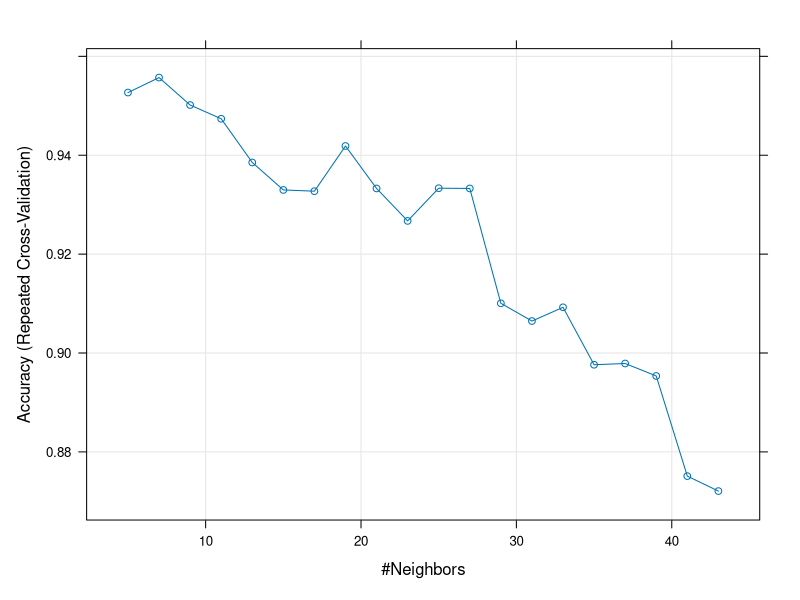

Here is the R script that generated this plot:
## ---- chunk 1
knitr::opts_chunk$set(echo = TRUE)
## ---- chunk 2
library(caret)
data(iris)
head(iris)
## ---- chunk 3
set.seed(300)
#Spliting data as training and test set. Using createDataPartition() function from caret. p is the percentage of data that goes to training. 
indxTrain <- createDataPartition(y = iris$Species,p = 0.75,list = FALSE)
training <- iris[indxTrain,]
testing <- iris[-indxTrain,]

#Checking distibution in original data and partitioned data
prop.table(table(training$Species)) * 100
## ---- chunk 4
data(iris3)
iris3
## ---- chunk 5
head(iris3[,,1])
## ---- chunk 6
ir <- rbind(iris3[,,1],iris3[,,2],iris3[,,3])
head(ir)
## ---- chunk 7
tail(ir)
## ---- chunk 8
sample(1:50,25)
## ---- chunk 9
test.cl <- function(true, pred) {
    true <- max.col(true)
    cres <- max.col(pred)
    table(true, cres)
}
## ---- chunk 10
set.seed(400)
ctrl <- trainControl(method="repeatedcv",repeats = 3) #,classProbs=TRUE,summaryFunction = twoClassSummary)
knnFit <- train(Species ~ ., data = training, method = "knn", trControl = ctrl, preProcess = c("center","scale"), tuneLength = 20)
#Output of kNN fit
knnFit
## ---- chunk 11
#Plotting yields Number of Neighbours Vs accuracy (based on repeated cross validation)
plot(knnFit)
